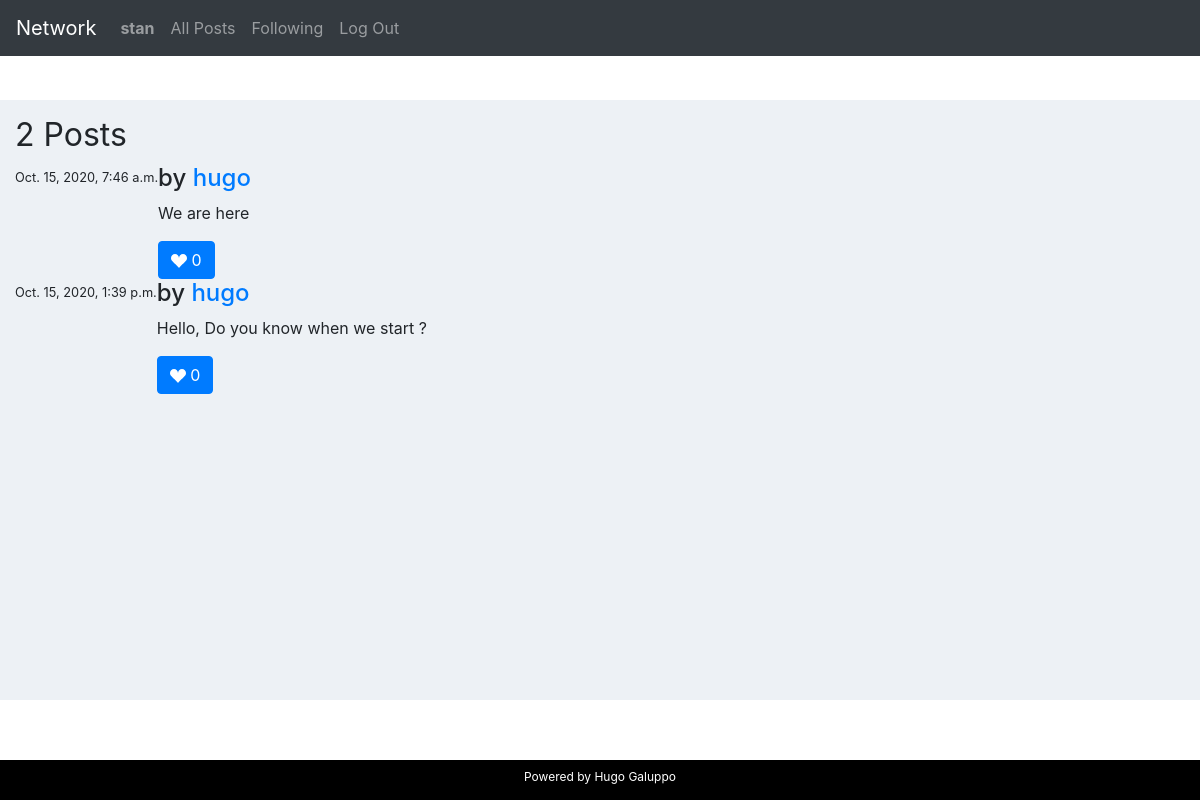
Page /following (signed in) on the earlier database version.
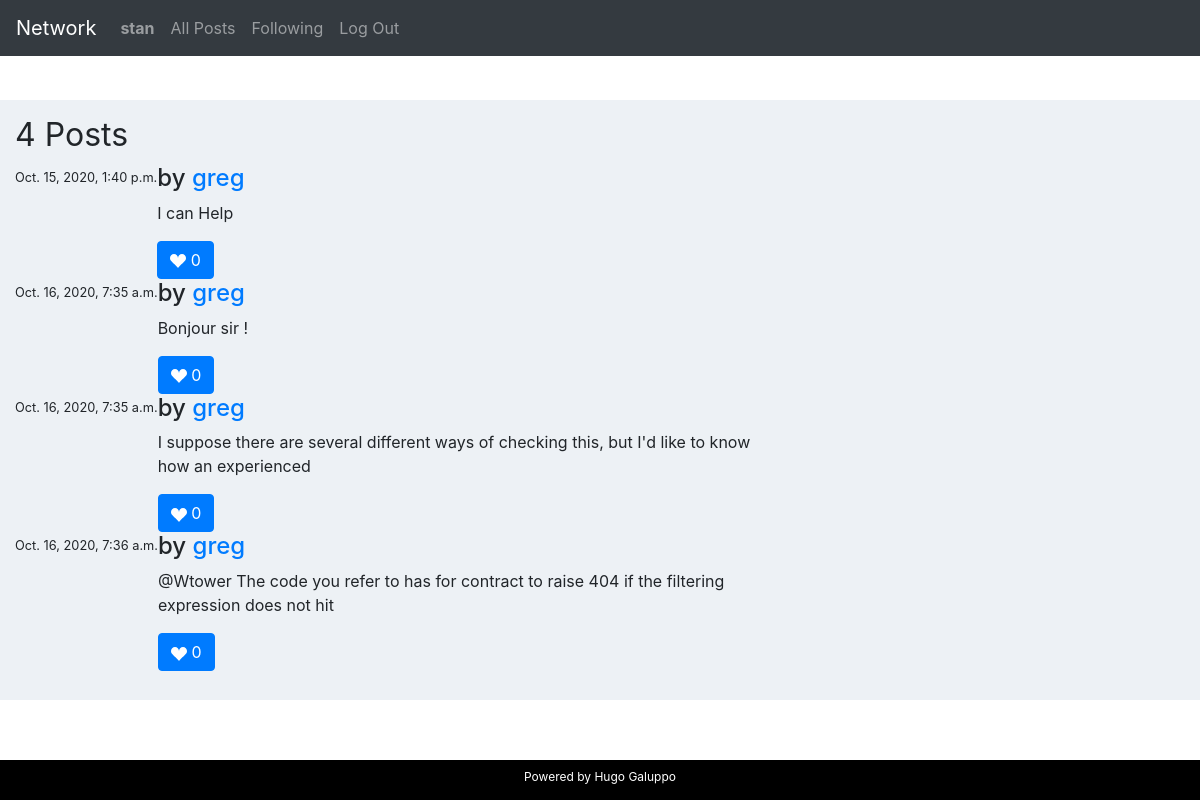
Same page on the later database version.
### network/models.py (models this page shows, shortened)
class Post (models.Model):
    author = models.ForeignKey("Profile", on_delete=models.CASCADE, related_name="author") #profile.author
    content = models.CharField(max_length=100)
    date = models.DateTimeField(auto_now=True)
    like = models.IntegerField(blank=True)
    def __str__(self):
        return f"  {self.author} wrote {self.content} on the {self.date}"

class Profile(models.Model):
    user = models.OneToOneField("User", on_delete=models.CASCADE, related_name="user") # user.user
    title = models.CharField(max_length=100, blank=True)
    followers = models.ManyToManyField("User",related_name="is_following", blank=True)     # user.is_following.all()
    def __str__(self):
        return f"{self.user} Profile"

class User(AbstractUser):
    pass

### network/views.py (the view)
# urls.py: path("following", views.following, name="following"),
@login_required
def following(request):
    user = User.objects.get(pk=request.user.pk)
    print(user.pk)
    profiles = Profile.objects.filter(followers__in=[user.pk])
    print(profiles)
    if profiles:
        posts=[]
        for profile in profiles:
            posts = Post.objects.filter(author__in=[profile])
        print(posts)
    if request.method == 'POST':
        form = PostForm(request.POST, request.user)
        if form.is_valid():
            instance = form.save(commit=False)
            instance.user = request.user
            author = request.user
            print(author)
            if not request.user == instance.user:
                raise Http404
            content = request.POST["content"]
            new_post = Post(author = Profile.objects.get(user = author), content = content,like = 0 )
            new_post.save()
            return HttpResponseRedirect(reverse("index"))
    else:
        form = PostForm()
    return render(request, "network/following.html", {'form': form, 'allPosts': posts})

### network/templates/network/following.html (shortened to what this page needs)
{% extends "network/layout.html" %}
{% load static %}
{% block body %}
<div class="container-fluid">
  <div class="row">
    <div class="col-md-8">
      <div class="page-header">
        <h1><small class="pull-right">{{allPosts.count}} Posts</small> </h1>
      </div>
     {% for post in allPosts %}
       <div class="comments-list">
           <div class="media">
               <p class="pull-right"><small> {{post.date}} </small></p>
                <div class="media-body">
                  <h4 class="media-heading user_name">by <a href="{% url 'profile' username=post.author.user.pk%}">{{post.author.user}}</h4></a>
                  <p>{{post.content}}</p>
                  <button type="submit" class="btn btn-primary">
                  <svg width="1em" height="1em" viewBox="0 0 16 16" class="bi bi-suit-heart-fill" fill="currentColor" xmlns="http://www.w3.org/2000/svg">
                    <path d="M4 1c2.21 0 4 1.755 4 3.92C8 2.755 9.79 1 12 1s4 1.755 4 3.92c0 3.263-3.234 4.414-7.608 9.608a.513.513 0 0 1-.784 0C3.234 9.334 0 8.183 0 4.92 0 2.755 1.79 1 4 1z"/>
                  </svg>
                  {{post.like}}
                  </button>
                </div>
            </div>
       </div>
    {% endfor %}
    </div>
</div>
</div>
{% endblock %}

Differences in the rows shown:
no longer on this page (row unchanged): Post: date "Oct. 15, 2020, 7:46 a.m.", author.user "hugo", content "We are here", like "0"
no longer on this page (row unchanged): Post: date "Oct. 15, 2020, 1:39 p.m.", author.user "hugo", content "Hello, Do you know when we start ?", like "0"
now on this page (row unchanged): Post: date "Oct. 15, 2020, 1:40 p.m.", author.user "greg", content "I can Help", like "0"
added Post: date "Oct. 16, 2020, 7:35 a.m.", author.user "greg", content "Bonjour sir !", like "0"
added Post: date "Oct. 16, 2020, 7:35 a.m.", author.user "greg", content "I suppose there are several different ways of checking this, but I'd like to know how an experienced", like "0"
added Post: date "Oct. 16, 2020, 7:36 a.m.", author.user "greg", content "@Wtower The code you refer to has for contract to raise 404 if the filtering expression does not hit", like "0"
Other differences:
{{ allPosts.count }}: "2" → "4"
